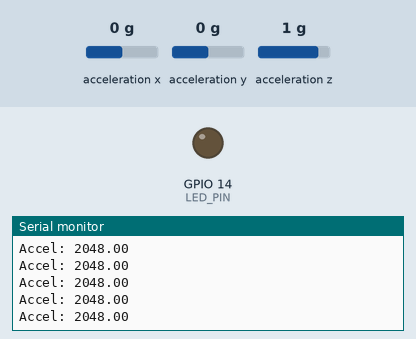
Recording of a sketch running on a simulated ESP8266 (NodeMCU). Shown: output pins drawn as LEDs (lit = HIGH), the last lines printed to the serial monitor. Wiring (inferred from the names in the program): MPU-6050 motion sensor at I2C address 0x68. The inputs (shaded band) are chosen by the test bench; at power-on: acceleration z 1 g, acceleration x 0 g, acceleration y 0 g.

Above: at 3.3 s.
3.4 s: acceleration z set to 0.5 g
At 4.0 s:
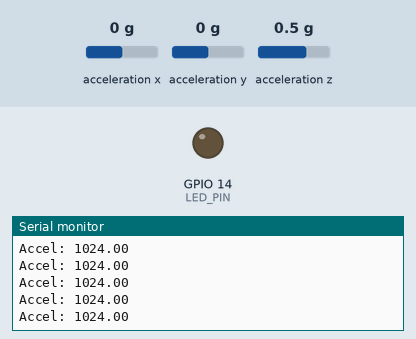
4.9 s: acceleration z set to 0.2 g
At 5.8 s:
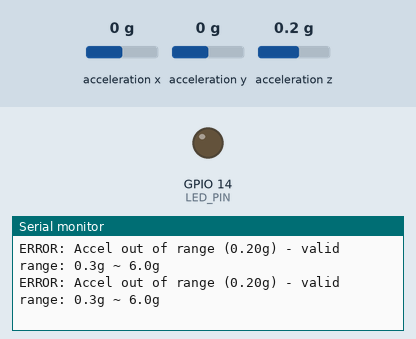

Measured:
- the behaviour switches between 0.4 and 0.3 g on acceleration z (found by bisection; images 1 and 2)
- after the input at 3.4 s, the serial monitor: prints a new line at once (image 1)
- after the input at 4.9 s, the serial monitor: prints a new line at once (image 2)

The sketch:

child_device_esp8266.ino
```cpp
#include <Wire.h>
#include <espnow.h>
#include <ESP8266WiFi.h>

// ★ デバッグモード設定（本番環境ではコメント化してUART無効化）
#define DEBUG

// ===== ESP8266用設定 =====
// ESP8266のボード備え付けLED: GPIO16
// 注意: ESP8266の内蔵LEDはアクティブロー（LOW=点灯、HIGH=消灯）
// D0 や D1, D2 はピン定義がないため、GPIO番号で直接指定
const int LED_PIN = 14;   // ★ LED制御用GPIO 14
const int SDA_PIN = 4;    // GPIO4=D2  - I2C SDA
const int SCL_PIN = 5;    // GPIO5=D1  - I2C SCL
const int MPU_addr = 0x68;

int16_t AcX, AcY, AcZ;
int shakeCount = 0;
bool isShaking = false;

#define CHILD_ID 8
// ★ 親機MACアドレス（メインと予備の2台に対応）
uint8_t parentMAC_main[] = {0x08, 0x3A, 0xF2, 0x52, 0x9E, 0x54};  // メイン親機
uint8_t parentMAC_backup[] = {0xB0, 0xA7, 0x32, 0x81, 0xE4, 0x04};  // 予備親機

// ★ ベクトル内積判定用（シェイク状態時のみ使用）
 int16_t prevAcX = 0, prevAcY = 0, prevAcZ = 0;  // 前フレーム加速度
// int16_t baseVecX = 0, baseVecY = 0, baseVecZ = 0;  // シェイク開始時の基準差分ベクトル（既に右シフト済み）
// const int VECTOR_SHIFT = 2;  // 右シフト量（÷4、精度±4）

// ★ ジャーク検知用のパラメータ
float previousAccel = 0;
unsigned long lastShakeTime = 0;
bool initialized = false;
float baseAccel = 0;

// ===== 加速度センサー設定 =====
// ACCEL_RANGE: 0x00=±2g, 0x08=±4g, 0x10=±8g, 0x18=±16g
#define ACCEL_RANGE 0x18         // デフォルト: ±16g
#define ACCEL_SCALE (ACCEL_RANGE == 0x00 ? 1.0 : \
                     ACCEL_RANGE == 0x08 ? 2.0 : \
                     ACCEL_RANGE == 0x10 ? 4.0 : 8.0)

// ★ 異常値検出用の範囲（g単位で定義、自動スケーリング）
const float MIN_VALID_G = 0.3;   // 最小: 0.3g（静置時の30%）
const float MAX_VALID_G = 6.0;   // 最大: 6g（通常シェイクの上限）
const float MIN_VALID_ACCEL = (MIN_VALID_G * 16384.0) / ACCEL_SCALE;  // ±2g時: 8192, ±16g時: 1024
const float MAX_VALID_ACCEL = (MAX_VALID_G * 16384.0) / ACCEL_SCALE;  // ±2g時: 98304, ±16g時: 12288

// ★ 調整用パラメータ--閾値（±2g基準値 / ACCEL_SCALE で自動調整）
//振ったと認識
//const int32_t DOT_PRODUCT_THRESHOLD = 0;  // 内積が0以下→振り戻し判定
const float JERK_THRESHOLD = 10000.0 / ACCEL_SCALE;      // ジャーク（加速度の変化率）の閾値
const int DEBOUNCE_DELAY = 0;               // デバウンス時間（ms）
const float ACCEL_THRESHOULD = 40000.0 / ACCEL_SCALE;

// 振り終わったと認識
const int DURATON_TIME = 400;             //一定時間(ms)経過後shake状態を解除する
const float BACK_JERK_THRESHOULD = -11000.0 / ACCEL_SCALE;
const float BACK_ACCEL_THRESHOULD = 16000.0 / ACCEL_SCALE;

// ★ 親機からのコマンドを受信
typedef struct {
  int command;  // 0 = OFF, 1 = ON
} CommandData;

// ★ フリフリ計測のON/OFF フラグ
bool shakeMeasurementEnabled = true;

// ★ 従来の送信用構造体
typedef struct {
  int childID;
  int shakeCount;
  float acceleration;
} ShakeData;

ShakeData shakeData;

// ★ 検証用データ構造体 - 全データを毎フレーム送信
// typedef struct {
//   uint32_t frameCount;         // フレーム番号
//   int16_t acX, acY, acZ;       // センサー値（生値）
//   float totalAccel;            // 合成加速度
//   float jerk;                  // ジャークの大きさ
//   int32_t dotProduct;          // ベクトル内積
//   int shakeCount;              // シェイク検知数
//   uint8_t isShaking;           // シェイク状態（0 or 1）
//   int16_t baseVecX, baseVecY, baseVecZ;  // 基準ベクトル
//   int childID;
// } ValidationData;

// ValidationData validationData;
uint32_t frameCount = 0;

// ★ MPU-6050スリープ制御関数
void mpu6050Sleep() {
  Wire.beginTransmission(MPU_addr);
  Wire.write(0x6B);      // PWR_MGMT_1 レジスタ
  Wire.write(0x40);      // SLEEP ビットをセット
  Wire.endTransmission(true);
#ifdef DEBUG
  Serial.println("MPU-6050: Sleep mode");
#endif
}

void mpu6050Wake() {
  Wire.beginTransmission(MPU_addr);
  Wire.write(0x6B);      // PWR_MGMT_1 レジスタ
  Wire.write(0x00);      // Sleep ビットをクリア
  Wire.endTransmission(true);
  delay(30);             // MPU-6050復帰待機
  initialized = false;   // 再初期化フラグをリセット
#ifdef DEBUG
  Serial.println("MPU-6050: Wake mode");
#endif
}

// ★ ESP-NOW送信完了コールバック
// ESP8266用の関数シグネチャ: void callback(uint8_t* macaddr, uint8_t status)
void OnDataSent(uint8_t *mac_addr, uint8_t status) {
  // 送信結果
  // status: 0 = 送信成功、1 = 送信失敗
}

// ★ コマンド受信コールバック
void OnDataRecv(uint8_t *mac_addr, uint8_t *incomingData, uint8_t len) {
  CommandData receivedCommand;
  memcpy(&receivedCommand, incomingData, sizeof(receivedCommand));

  if (receivedCommand.command == 0) {
    shakeMeasurementEnabled = false;
    // ★ OFF時に状態をリセット
    isShaking = false;
    // baseVecX = 0;
    // baseVecY = 0;
    // baseVecZ = 0;
    mpu6050Sleep();        // ★ センサーをスリープ
#ifdef DEBUG
    Serial.println("Shake measurement: OFF");
#endif
  }
  else if (receivedCommand.command == 1) {
    shakeMeasurementEnabled = true;
    mpu6050Wake();         // ★ センサーを復帰
#ifdef DEBUG
    Serial.println("Shake measurement: ON");
#endif
  }
}

void setup() {
#ifdef DEBUG
  Serial.begin(115200);
  delay(2000);  // ESP8266は起動に時間がかかるため少し長めに待機

  Serial.println("\n\n=== ESP8266 Shake Detection ===");
#endif

  // ★ LED ピン設定
  pinMode(LED_PIN, OUTPUT);
  digitalWrite(LED_PIN, LOW);  // 初期状態は消灯

  // ★ I2C初期化
  // ESP8266のI2C: SDA=GPIO4, SCL=GPIO5
  Wire.begin(SDA_PIN, SCL_PIN);
  Wire.setClock(400000);  // I2Cクロック速度を400kHzに設定

  WiFi.mode(WIFI_STA);
  WiFi.disconnect();
  delay(100);

#ifdef DEBUG
  Serial.print("Child #");
  Serial.print(CHILD_ID);
  Serial.print(" MAC Address: ");
  Serial.println(WiFi.macAddress());
  Serial.println("=== Jerk-based Shake Detection (ESP8266) ===");
  Serial.print("JERK_THRESHOLD: ");
  Serial.println(JERK_THRESHOLD);
  Serial.print("DEBOUNCE_DELAY: ");
  Serial.println(DEBOUNCE_DELAY);
#endif

  // ★ MPU-6050初期化
  Wire.beginTransmission(MPU_addr);
  Wire.write(0x6B);
  Wire.write(0);
  Wire.endTransmission(true);

  // ★ MPU-6050 加速度レンジ 初期化
  Wire.beginTransmission(MPU_addr);
  Wire.write(0x1C);
  Wire.write(ACCEL_RANGE);  // 設定マクロを使用
  Wire.endTransmission(true);

  // ★ ESP-NOW初期化
  if (esp_now_init() != 0) {
#ifdef DEBUG
    Serial.println("ESP-NOW init failed");
#endif
    return;
  }

  esp_now_set_self_role(ESP_NOW_ROLE_CONTROLLER);
  esp_now_register_send_cb(OnDataSent);
  esp_now_register_recv_cb(OnDataRecv);

  // ★ メイン親機を登録
  esp_now_add_peer(parentMAC_main, ESP_NOW_ROLE_SLAVE, 1, NULL, 0);

  // ★ 予備親機を登録
  esp_now_add_peer(parentMAC_backup, ESP_NOW_ROLE_SLAVE, 1, NULL, 0);

#ifdef DEBUG
  Serial.print("Accel Range: ±");
  Serial.print((int)(ACCEL_SCALE * 2));
  Serial.println("g");
  Serial.print("JERK_THRESHOLD (scaled): ");
  Serial.println(JERK_THRESHOLD);
  Serial.print("ESP-NOW Child #");
  Serial.print(CHILD_ID);
  Serial.println(" Ready!");
  Serial.println("Waiting for shake...");
#endif
}

void loop() {
  // ★ OFF時はループをスキップして待機（ESP-NOWコールバックのみ受信）
  if (!shakeMeasurementEnabled) {
    delay(1000);
    return;
  }

  // ★ MPU-6050からデータ読取
  Wire.beginTransmission(MPU_addr);
  Wire.write(0x3B);
  Wire.endTransmission(false);

  // ★ I²C通信エラーチェック
  uint8_t bytesReceived = Wire.requestFrom(MPU_addr, 6, 1);  // ESP8266版

  if (bytesReceived != 6) {
#ifdef DEBUG
    Serial.println("ERROR: I2C read failed");
#endif
    delay(20);
    return;
  }

  AcX = Wire.read() << 8 | Wire.read();
  AcY = Wire.read() << 8 | Wire.read();
  AcZ = Wire.read() << 8 | Wire.read();

  // ★ 全軸±1以内のエラー値検出
  if (abs(AcX) <= 1 && abs(AcY) <= 1 && abs(AcZ) <= 1) {
#ifdef DEBUG
    Serial.print("ERROR: Invalid sensor data (");
    Serial.print(AcX); Serial.print(", ");
    Serial.print(AcY); Serial.print(", ");
    Serial.print(AcZ); Serial.println(")");
#endif
    delay(20);
    return;
  }

  // ★ 飽和検出（警告のみ、処理は継続）
  if (abs(AcX) >= 32767 || abs(AcY) >= 32767 || abs(AcZ) >= 32767) {
#ifdef DEBUG
    Serial.println("WARNING: Sensor saturation");
#endif
  }

  // 合成加速度を計算
  float currentAccel = sqrt(pow((long)AcX, 2) +
                            pow((long)AcY, 2) +
                            pow((long)AcZ, 2));

  // ★ 合成加速度の妥当性チェック（物理的に不可能な値を除外）
  if (currentAccel < MIN_VALID_ACCEL || currentAccel > MAX_VALID_ACCEL) {
#ifdef DEBUG
    Serial.print("ERROR: Accel out of range (");
    Serial.print(currentAccel / (16384.0 / ACCEL_SCALE), 2);  // g単位で表示
    Serial.print("g) - valid range: ");
    Serial.print(MIN_VALID_G, 1);
    Serial.print("g ~ ");
    Serial.print(MAX_VALID_G, 1);
    Serial.println("g");
#endif
    delay(20);
    return;
  }

  Serial.print("Accel: ");
  Serial.println(currentAccel);

  // ★ 初期化時の誤検知を防ぐ
  if (!initialized) {
    previousAccel = currentAccel;
    initialized = true;
#ifdef DEBUG
    Serial.print("Initialized with Accel: ");
    Serial.println(currentAccel);
#endif
  }

  // ジャーク（加速度の変化率）を計算
  float jerk = currentAccel - previousAccel;

  // ★ ジャーク検知 + デバウンス
  if ((jerk > JERK_THRESHOLD && currentAccel > ACCEL_THRESHOULD) && !isShaking) {
    // ★ デバウンス時間をチェック（0の場合はスキップ）
    isShaking = true;
    shakeCount++;
    lastShakeTime = millis();

    // ★ シェイク開始時に基準ベクトルを保存（保存時から右シフト）
    // baseVecX = ((int16_t)(AcX - prevAcX)) >> VECTOR_SHIFT;
    // baseVecY = ((int16_t)(AcY - prevAcY)) >> VECTOR_SHIFT;
    // baseVecZ = ((int16_t)(AcZ - prevAcZ)) >> VECTOR_SHIFT;
    baseAccel = currentAccel;

    // ★ LEDを点灯
    digitalWrite(LED_PIN, HIGH);

    shakeData.childID = CHILD_ID;
    shakeData.shakeCount = shakeCount;
    shakeData.acceleration = currentAccel;

    // ★ ESP-NOW で両親機に送信（ブロードキャスト）
    // メイン親機に送信
    esp_now_send(parentMAC_main, (uint8_t *)&shakeData, sizeof(shakeData));
    // 予備親機に送信
    esp_now_send(parentMAC_backup, (uint8_t *)&shakeData, sizeof(shakeData));

#ifdef DEBUG
    Serial.print(">>> SHAKE! ID: ");
    Serial.print(CHILD_ID);
    Serial.print(" | Count: ");
    Serial.print(shakeCount);
    Serial.print(" | Jerk: ");
    Serial.print(jerk, 0);
    Serial.println(" | LED: ON");
#endif
    delay(DEBOUNCE_DELAY);
  }
  // ★ ベクトル内積判定：シェイク状態中のみ実行
  else if (isShaking) {
    // 現在の差分ベクトルを計算（保存時から右シフト）
    // int16_t currentDeltaX = ((int16_t)(AcX - prevAcX)) >> VECTOR_SHIFT;
    // int16_t currentDeltaY = ((int16_t)(AcY - prevAcY)) >> VECTOR_SHIFT;
    // int16_t currentDeltaZ = ((int16_t)(AcZ - prevAcZ)) >> VECTOR_SHIFT;

    // // 内積計算（baseVecも currentDeltaも既に右シフト済み）
    // int32_t dotProduct = (int32_t)baseVecX * currentDeltaX +
    //                     (int32_t)baseVecY * currentDeltaY +
    //                     (int32_t)baseVecZ * currentDeltaZ;

#ifdef DEBUG
    // Serial.print("Dot: "); Serial.print(dotProduct);
    // Serial.print(" | BaseVec: ("); Serial.print(baseVecX); Serial.print(","); Serial.print(baseVecY); Serial.print(","); Serial.print(baseVecZ); Serial.print(")");
    // Serial.print(" | CurrentDelta: ("); Serial.print(currentDeltaX); Serial.print(","); Serial.print(currentDeltaY); Serial.print(","); Serial.print(currentDeltaZ); Serial.println(")");
#endif

    // 振り戻し判定
    if (currentAccel <= BACK_ACCEL_THRESHOULD || millis() - lastShakeTime > DURATON_TIME || jerk <= BACK_JERK_THRESHOULD) {//(dotProduct <= DOT_PRODUCT_THRESHOLD) {
      isShaking = false;
      // ★ LEDを消灯
      digitalWrite(LED_PIN, LOW);
// #ifdef DEBUG
//       Serial.print(">>> Reset shake state | Dot: "); Serial.println(dotProduct);
// #endif
    }
  }

  // ★ 前フレームの加速度を保存（enabledのみ）
  previousAccel = currentAccel;
  prevAcX = AcX;
  prevAcY = AcY;
  prevAcZ = AcZ;

  // ★★ ここから検証用データ送信（毎フレーム） ★★
  // ★ 毎フレーム内積を計算（シェイク判定に実際に使われている値）
  // int32_t currentDotProduct = 0;
  // if (isShaking) {
  //   // シェイク状態中：実際の振り戻し判定に使われている内積を計算
  //   int16_t currentDeltaX = ((int16_t)(AcX - prevAcX)) >> VECTOR_SHIFT;
  //   int16_t currentDeltaY = ((int16_t)(AcY - prevAcY)) >> VECTOR_SHIFT;
  //   int16_t currentDeltaZ = ((int16_t)(AcZ - prevAcZ)) >> VECTOR_SHIFT;
  //   currentDotProduct = (int32_t)baseVecX * currentDeltaX +
  //                       (int32_t)baseVecY * currentDeltaY +
  //                       (int32_t)baseVecZ * currentDeltaZ;
  // }

  // validationData.frameCount = frameCount++;
  // validationData.acX = AcX;
  // validationData.acY = AcY;
  // validationData.acZ = AcZ;
  // validationData.totalAccel = currentAccel;
  // validationData.jerk = jerk;
  // validationData.dotProduct = currentDotProduct;
  // validationData.shakeCount = shakeCount;
  // validationData.isShaking = isShaking ? 1 : 0;
  // validationData.baseVecX = baseVecX;
  // validationData.baseVecY = baseVecY;
  // validationData.baseVecZ = baseVecZ;
  // validationData.childID = CHILD_ID;

  // // ESP-NOW で親機に送信
  // esp_now_send(parentMAC, (uint8_t *) &validationData, sizeof(validationData));

  delay(20);
}
```
